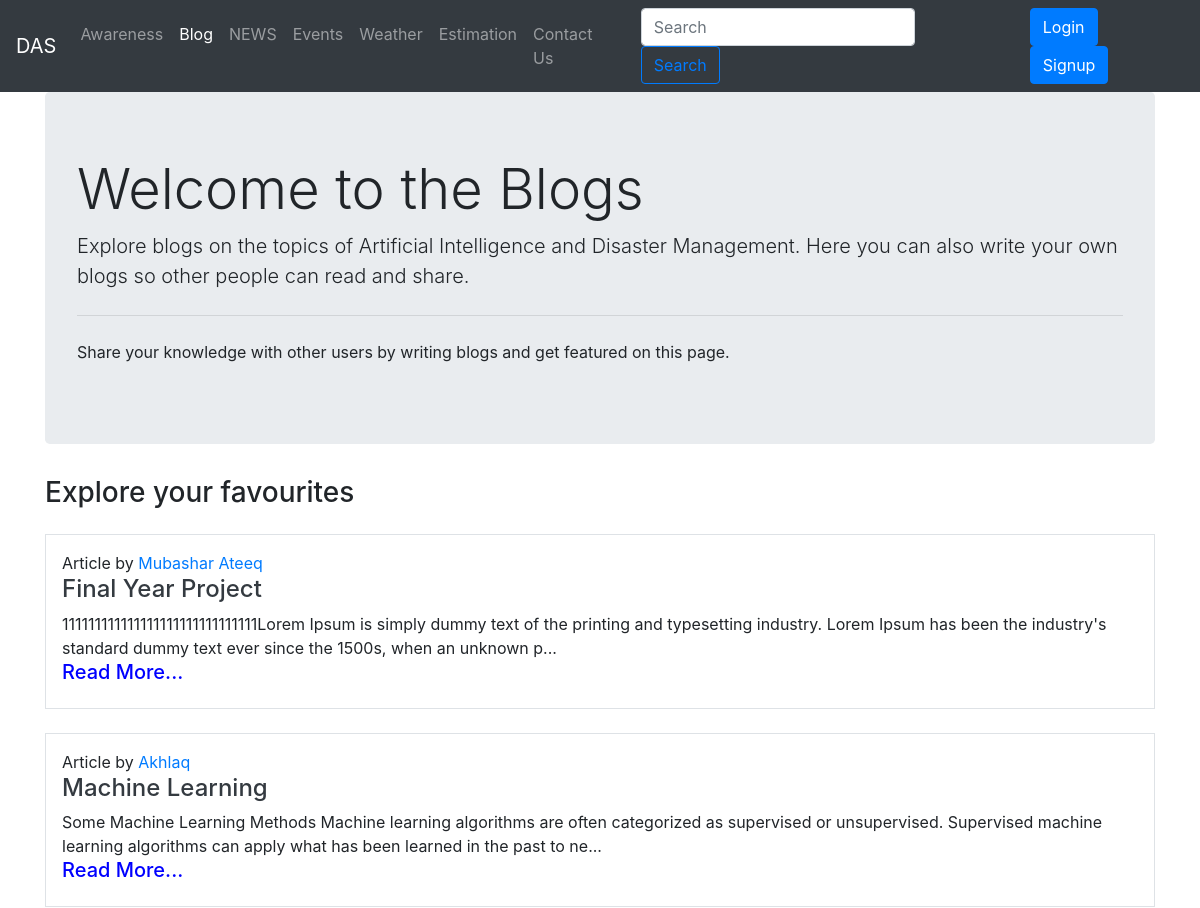
Page /bloghome/ (upper part) on the earlier database version.
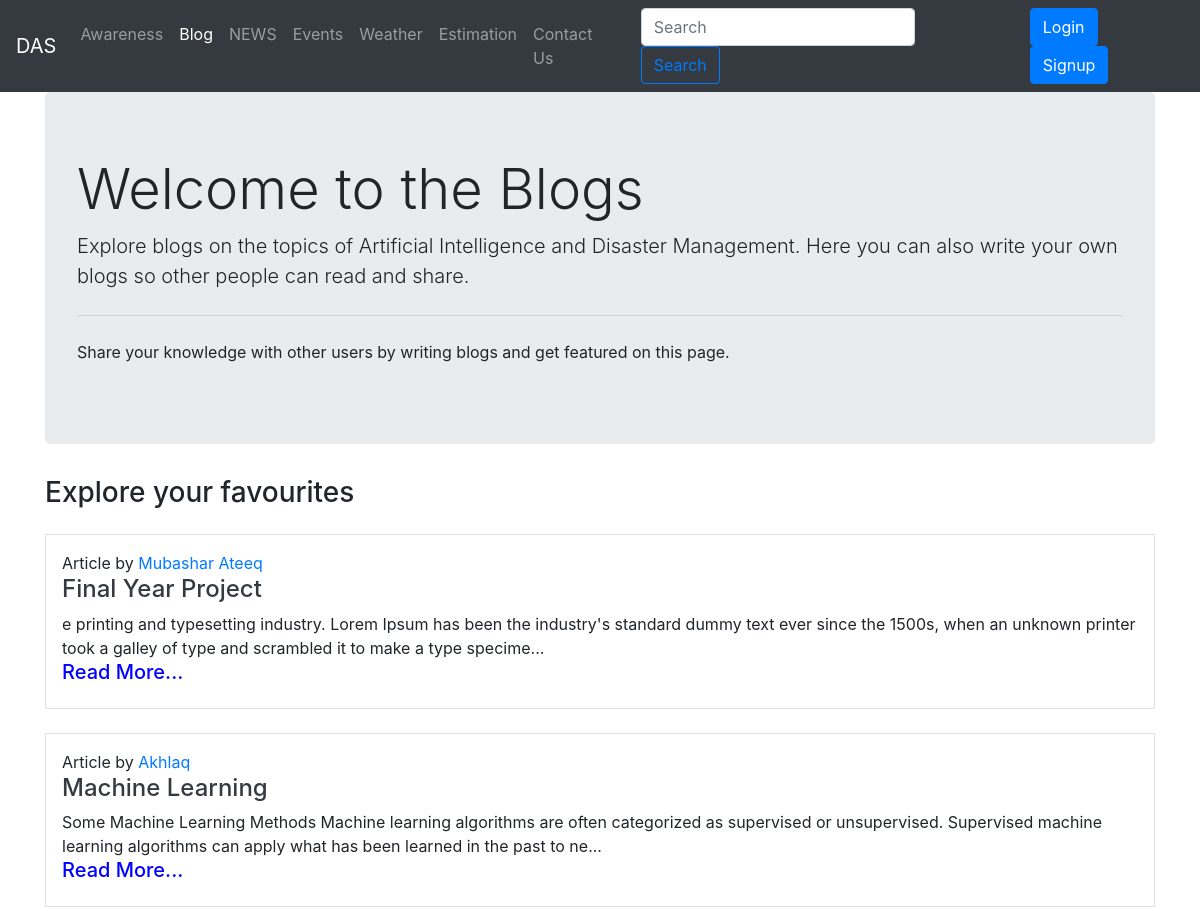
Same page on the later database version.
### fyp/models.py (models this page shows, shortened)
class Blog(models.Model):
    sno = models.AutoField(primary_key=True)
    title = models.CharField(max_length=200)
    content = RichTextField(null=True)
    short_desc = models.CharField(max_length=300, default="")
    slug = models.CharField(max_length=100)
    time = models.DateTimeField(auto_now_add=True)
    author = models.CharField(max_length=20, default="")
    username = models.CharField(max_length=20, default="")

### fyp/views.py (the view)
# urls.py: path('bloghome/', views.blog, name='blog'),
def blog(request):
    no_of_posts = 5
    page = (request.GET.get('page'))
    if page is None:
        page = 1
    else:
        page = int(page)
    blogs = Blog.objects.all()
    length = len(blogs)
    blogs = blogs[(page-1)*no_of_posts: page*no_of_posts]
    if page > 1:
        prev = page-1
    else:
        prev = None
    if page < math.ceil(length/no_of_posts):
        nxt = page + 1
    else:
        nxt = None
    context = {'blogs': blogs, 'prev': prev, 'nxt': nxt}
    return render(request, 'bloghome.html', context)

### templates/bloghome.html (shortened to what this page needs)
{% extends 'base.html' %}
{% block blogactive %}active{% endblock blogactive %}
{% block search %}
<div class="ml-auto form-inline">
  <form action='/search' method='get' class=" my-2 mx-3 my-lg-0">
    <input class="form-control mr-sm-2" type="search" name="query" id="query" placeholder="Search" aria-label="Search">
    <button class="btn btn-outline-primary my-2 my-sm-0" type="submit">Search</button>
  </form>
</div>
{% endblock search %}
{% block body %}
<div class="container">
  <div class="jumbotron">
    <h1 class="display-4 ">Welcome to the Blogs</h1>
    <p class="lead">Explore blogs on the topics of Artificial Intelligence and Disaster Management. Here you can also write your own blogs so other people can read and share.</p>
    <hr class="my-4">
    <p>Share your knowledge with other users by writing blogs and get featured on this page.</p>
  </div>
  <h3 class="my-3"> Explore your favourites</h3>
  {% for blog in blogs %}
  <div class="my-4 p-3 border">
    <p class="mb-0 "> Article by <a href="#">{{blog.author}}</a></p>
    <h4 class="text-dark"> <a href="/blogpost/{{blog.slug}}" class="text-dark">{{blog.title}}</a></h4>
    <div>
      {{blog.short_desc|slice:200}}...
    </div>
    <a href="/blogpost/{{blog.slug}}" class="text-dark"><h5 style="color: blue;">Read More...</h5></a>
  </div>
  {% endfor %}
</div>
{% endblock body %}

Differences in the rows shown:
changed Blog "Final Year Project": short_desc "111111111111111111111111111111Lorem Ipsum is simply dummy text of the printing and typesetting industry. Lorem Ipsum has been the industry's standard dummy text ever since the 1500s, when an unknown p" → "e printing and typesetting industry. Lorem Ipsum has been the industry's standard dummy text ever since the 1500s, when an unknown printer took a galley of type and scrambled it to make a type specime"
